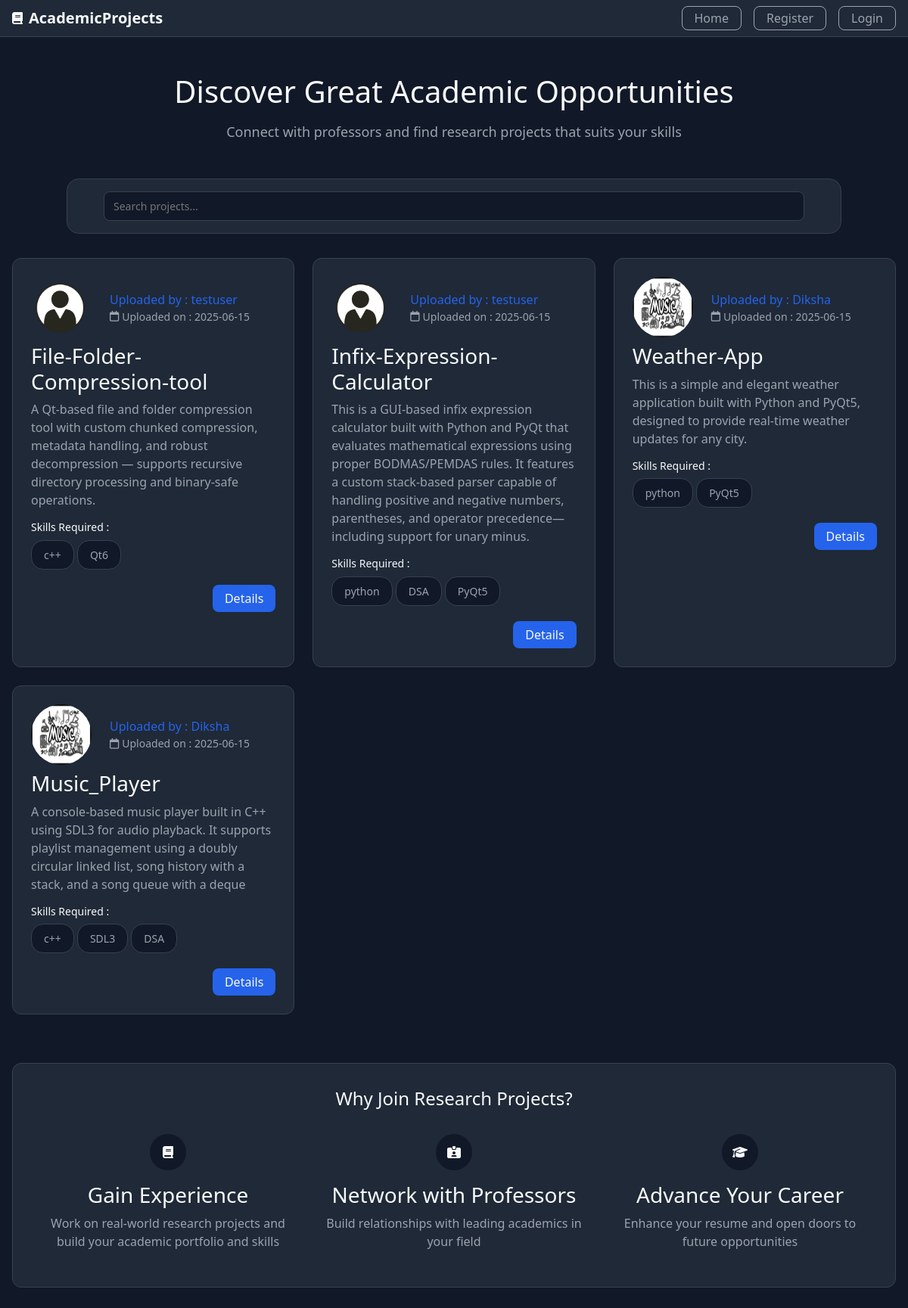
Page /home on the earlier database version.
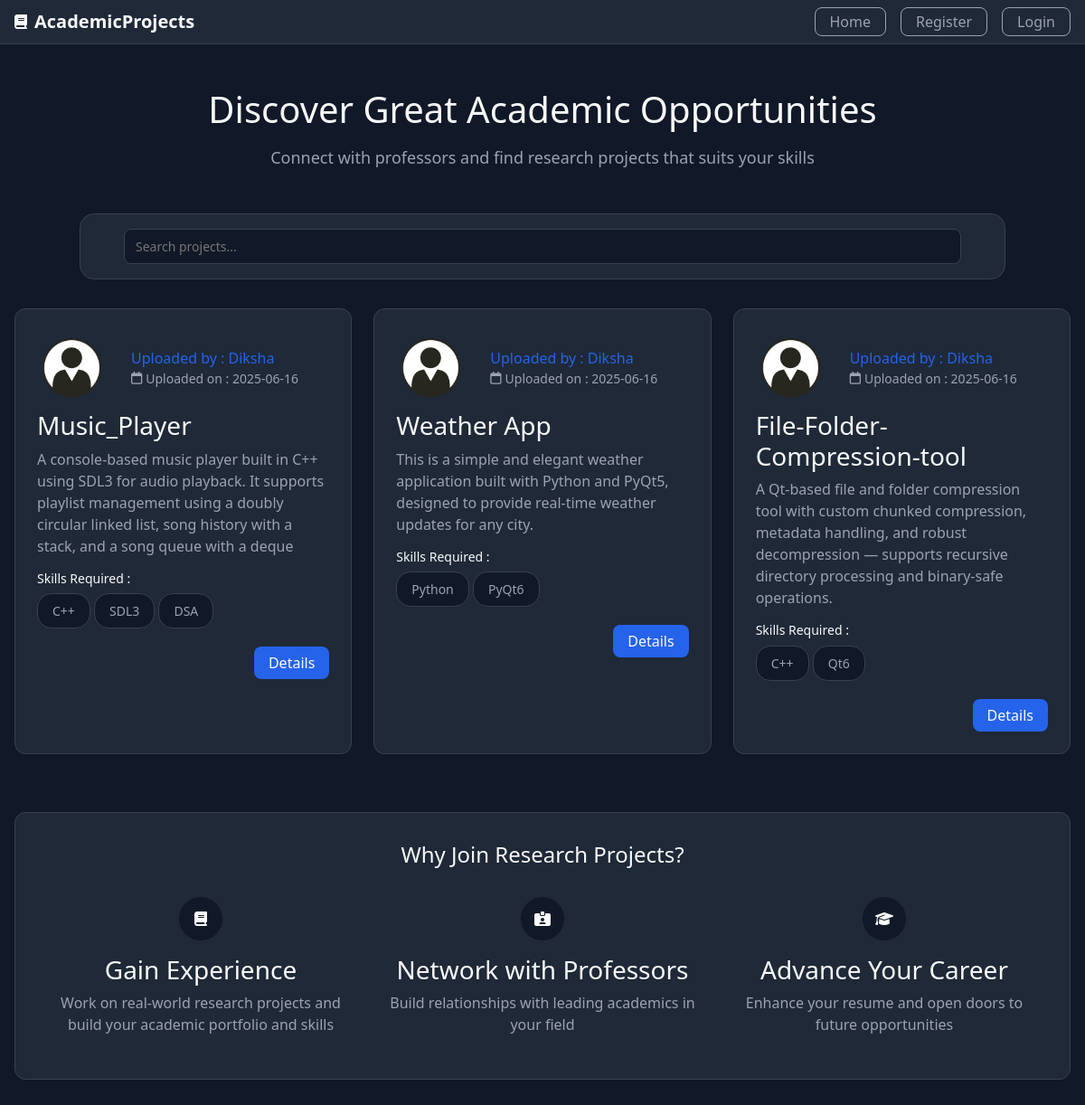
Same page on the later database version.
### Project/models.py (models this page shows, shortened)
class Project(db.Model):
    id=db.Column(db.Integer,primary_key=True)
    title=db.Column(db.String(100),nullable=False)
    description=db.Column(db.Text,nullable=False)
    skills=db.Column(db.Text,nullable=False)
    descriptive_pdf=db.Column(db.String(80),nullable=False,default='No pdf')
    user_count=db.Column(db.Integer,nullable=False,default=0)
    created_at=db.Column(db.DateTime,nullable=False,default=datetime.utcnow)
    created_by=db.Column(db.Integer,db.ForeignKey('user.id'))
    submission=db.relationship('Submission',backref='project',lazy=True,cascade="all,delete")
    evaluation=db.relationship('Evaluation',backref='project',lazy=True,cascade="all,delete")
    project_taken_by=db.relationship('Project_Taken',backref='project',lazy=True,cascade="all,delete")

class User(db.Model,UserMixin):
    id=db.Column(db.Integer,primary_key=True)
    username=db.Column(db.String(30),unique=True,nullable=False)
    email=db.Column(db.String(30),unique=True,nullable=False)
    password=db.Column(db.String(80),unique=False,nullable=False)
    total_projects=db.Column(db.Integer,nullable=False,default=0)
    total_projects_taken=db.Column(db.Integer,nullable=False,default=0)
    total_projects_submitted=db.Column(db.Integer,nullable=False,default=0)
    total_projects_evaluated=db.Column(db.Integer,nullable=False,default=0)
    profile_picture=db.Column(db.String(80),nullable=False,default="default.png")
    role=db.Column(db.String(80),nullable=False)
    project=db.relationship("Project",backref="user",lazy=True,cascade="all,delete")
    submission=db.relationship("Submission",backref="user",lazy=True,cascade="all,delete")
    evaluation=db.relationship("Evaluation",backref="user",lazy=True,cascade="all,delete")
    project_taken=db.relationship("Project_Taken",backref="user",lazy=True,cascade="all,delete")

### Project/routes.py (the view)
@app.route("/")
@app.route("/home")
def home():
    projects=Project.query.order_by(Project.created_at.desc()).all()
    return render_template("home.html",projects=projects)

### Project/templates/home.html (shortened to what this page needs)
{% extends "layout.html" %}
{% block content %}
  <main class="container">
    <section class="top-section">
      <h1>Discover Great Academic Opportunities</h1>
      <p>Connect with professors and find research projects that suits your skills</p>
    </section>
    <section class="search">
      <div class="search-container">
        <div class="search-box">
          <input type="text" placeholder="Search projects...">
        </div>
      </div>
    </section>
    <section>
      <div class="projects-grid">
        {% for project in projects %}
        <article class="project-card">
          <div class="project-content">
            <div class="project-user-profile">
              <img class="rounded-circle account-img project-image" src="{{url_for('static',filename='/profile_pics/'+project.user.profile_picture)}}">
              <div class="project-profile">
                <span class="uploader">Uploaded by : {{project.user.username}}</span>
                <span class="upload-date">
                  <i class="fa-regular fa-calendar"></i>
                  Uploaded on :
                  {{project.created_at.strftime("%Y-%m-%d")}}
                </span>
              </div>
            </div>
            <h3>{{project.title}}</h3>
            <p>{{project.description}}</p>
            <div class="skills">
              <h4>Skills Required : </h4>
              <ul>
                {% for i in project.skills.split(',') %}
                  <li>{{i.strip()}}</li>
                {% endfor %}
              </ul>
            </div>
              <div class="project-footer">
                <a class="button button-diff" href="{{url_for('project_details',project_id=project.id)}}">Details</a>
              </div>
          </div>
        </article>
        {% endfor %}
      </div>
    </section>
    <section class="benefits">
      <h2>Why Join Research Projects?</h2>
      <div class="benefits-grid">
        <div class="benefit-card">
          <div class="benefit-icon">
            <i class="fa-solid fa-book"></i>
          </div>
          <h3>Gain Experience</h3>
          <p>Work on real-world research projects and build your academic portfolio and skills</p>
        </div>
        <div class="benefit-card">
          <div class="benefit-icon">
            <i class="fa-solid fa-id-card-clip"></i>
          </div>
          <h3>Network with Professors</h3>
          <p>Build relationships with leading academics in your field</p>
        </div>
        <div class="benefit-card">
          <div class="benefit-icon">
            <i class="fa-solid fa-graduation-cap"></i>
          </div>
          <h3>Advance Your Career</h3>
          <p>Enhance your resume and open doors to future opportunities</p>
        </div>
      </div>
    </section>
  </main>
{% endblock content %}

### Project/templates/layout.html (shortened to what this page needs)
<!DOCTYPE html>
<html lang="en">
<head>
    <link rel="stylesheet" href="https://cdn.jsdelivr.net/npm/bootstrap@4.4.1/dist/css/bootstrap.min.css">
    <link rel="stylesheet" href="{{url_for('static',filename='styles.css')}}">
    <link rel="stylesheet" href="https://cdnjs.cloudflare.com/ajax/libs/font-awesome/6.6.0/css/all.min.css">
</head>
<body>
    <header>
    <div class="container">
        <div class="header-content">
        <div class="logo">
            <i class="fa-solid fa-book"></i>
            <span>AcademicProjects</span>
        </div>
        <nav>
            <a class="button" href="{{url_for('home')}}">Home</a>
            {% if current_user.is_authenticated %}
                <a class="button" href="{{url_for('profile')}}">Profile</a>
                <a class="button" href="{{url_for('logout')}}">Logout</a>
            {% else %}
                <a class="button" href="{{url_for('register')}}">Register</a>
                <a class="button" href="{{url_for('login')}}">Login</a>
            {% endif %}
        </nav>
        </div>
    </div>
    </header>
    {% block content %}
    {% endblock %}
</body>
</html>

### Project/static/styles.css (style rules this page uses)
:root { --color-bg: #111827; --color-bg-secondary: #1f2937; --color-text: #f9fafb; --color-text-secondary: #9ca3af; --color-border: #374151; --color-primary: #2563eb; --color-primary-hover: #1d4ed8; --color-success: #065f46; --color-success-text: #a7f3d0; }
* { margin: 0; padding: 0; box-sizing: border-box; }
body { font-family: system-ui, -apple-system, sans-serif; background-color: var(--color-bg); color: var(--color-text); line-height: 1.5; }
.container { max-width: 1280px; margin: 0 auto; padding: 0 1rem; }
header { background-color: var(--color-bg-secondary); border-bottom: 1px solid var(--color-border); }
.header-content { display: flex; justify-content: space-between; align-items: center; height: 3rem; }
.logo { display: flex; align-items: center; gap: 0.5rem; color: var(--color-text); }
.logo span { font-weight: bold; font-size: 1.25rem; }
nav { display: flex; gap: 1rem; }
.button { color: var(--color-text-secondary); text-decoration: none; display: flex; justify-content: center; align-items: center; height: 2rem; padding: 0.125rem 1rem; border-radius: 0.5rem; border: solid 0.1rem; border-color: var(--color-text-secondary); transition: all 0.2s; }
.button-diff { color: var(--color-text); border: 0; height:2.25rem; margin-left: 0.5rem; background-color: var(--color-primary); }
.top-section { text-align: center; max-width: 48rem; margin: 3rem auto; }
.top-section h1 { font-size: 2.5rem; margin-bottom: 1rem; }
.top-section p { color: var(--color-text-secondary); font-size: 1.125rem; }
.search { margin-bottom: 2rem; }
.search-container { max-width: 64rem; margin: 0 auto; background-color: var(--color-bg-secondary); padding: 1rem 3rem 1rem 3rem; border-radius: 1rem; border: 1px solid var(--color-border); display: flex; gap: 1rem; flex-wrap: wrap; }
.search-box { flex: 1; position: relative; min-width: 200px; }
.search-box input { width: 100%; background-color: var(--color-bg); border: 1px solid var(--color-border); border-radius: 0.5rem; color: var(--color-text); }
.projects-grid { display: grid; grid-template-columns: repeat(auto-fill, minmax(300px, 1fr)); gap: 1.5rem; margin-bottom: 4rem; }
.project-card { background-color: var(--color-bg-secondary); border-radius: 0.75rem; overflow: hidden; border: 1px solid var(--color-border); transition: transform 0.2s, box-shadow 0.2s; }
.project-image { height: 5rem; width: 5rem; }
.project-profile { display: flex; flex-direction: column; margin-left: 1.5rem; }
.project-content { padding: 1.5rem; }
.project-user-profile { display: flex; align-items: center; margin-bottom: 0.5rem; }
.uploader { color: var(--color-primary); font-weight: 500; }
.upload-date { color: var(--color-text-secondary); font-size: 0.875rem; display: flex; align-items: center; gap: 0.25rem; }
.project-card p { color: var(--color-text-secondary); margin-bottom: 1rem; }
.skills h4 { color: var(--color-text); margin-bottom: 0.5rem; font-size: 0.875rem; }
.skills ul { list-style: none; margin-bottom: 1rem; }
.skills li { color: var(--color-text-secondary); font-size: 0.875rem; margin-bottom: 0.25rem; background-color: var(--color-bg); display: inline-block; padding: 0.5rem 1rem 0.5rem 1rem; border: solid 1px var(--color-border); border-radius: 1rem; }
.project-footer { display: flex; justify-content: end; }
.benefits { background-color: var(--color-bg-secondary); padding: 2rem; border-radius: 0.75rem; border: 1px solid var(--color-border); margin-bottom: 4rem; }
.benefits h2 { text-align: center; margin-bottom: 2rem; font-size: 1.5rem; }
.benefits-grid { display: grid; grid-template-columns: repeat(auto-fit, minmax(250px, 1fr)); gap: 2rem; }
.benefit-card { text-align: center; }
.benefit-icon { background-color: var(--color-bg); width: 3rem; height: 3rem; border-radius: 50%; display: flex; align-items: center; justify-content: center; margin: 0 auto 1rem; }
.benefit-card h3 { margin-bottom: 0.5rem; color: var(--color-text); }
.benefit-card p { color: var(--color-text-secondary); }
input, select, textarea { width: 100%; padding: 0.5rem 0.75rem; background-color: var(--color-bg); border: 1px solid var(--color-border); border-radius: 0.5rem; color: var(--color-text); font-size: 0.875rem; }

Differences in the rows shown:
removed Project: profile_picture (placeholder picture), user.username "testuser", created_at "2025-06-15", title "File-Folder-Compression-tool", description "A Qt-based file and folder compression tool with custom chunked compression, metadata handling, and robust decompression — supports recursive directory processing and binary-safe operations.", strip "c++" "Qt6"
removed Project: profile_picture (placeholder picture), user.username "testuser", created_at "2025-06-15", title "Infix-Expression-Calculator", description "This is a GUI-based infix expression calculator built with Python and PyQt that evaluates mathematical expressions using proper BODMAS/PEMDAS rules. It features a custom stack-based parser capable of handling positive and negative numbers, parentheses, and operator precedence—including support for unary minus.", strip "python" "DSA" "PyQt5"
added Project: profile_picture (placeholder picture), user.username "Diksha", created_at "2025-06-16", title "Music_Player", description "A console-based music player built in C++ using SDL3 for audio playback. It supports playlist management using a doubly circular linked list, song history with a stack, and a song queue with a deque", strip "C++" "SDL3" "DSA"
changed Project: profile_picture: picture removed, a placeholder shows; created_at "2025-06-15" → "2025-06-16"; title "Weather-App" → "Weather App"; strip "python" → "Python"
changed Project: profile_picture: picture removed, a placeholder shows; created_at "2025-06-15" → "2025-06-16"; title "Music_Player" → "File-Folder-Compression-tool"; description "A console-based music player built in C++ using SDL3 for audio playback. It supports playlist management using a doubly circular linked list, song history with a stack, and a song queue with a deque" → "A Qt-based file and folder compression tool with custom chunked compression, metadata handling, and robust decompression — supports recursive directory processing and binary-safe operations."; strip "c++" → "C++"
Other differences:
new list line: "PyQt6"
new list line: "Qt6"
list line gone: "PyQt5"
list line gone: "SDL3"
list line gone: "DSA"
